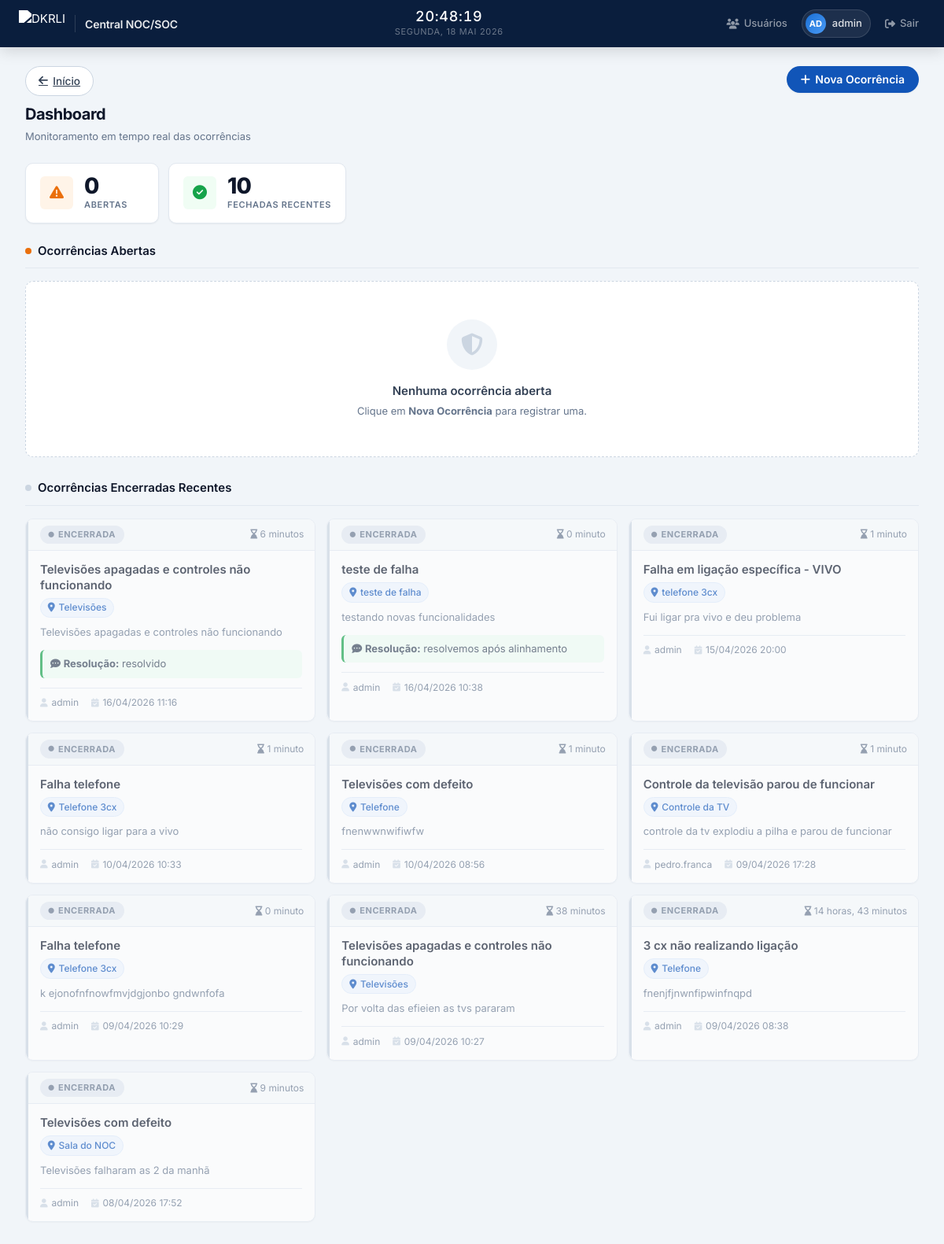
The page /dashboard/ (signed in) on the database its author committed.
### ocorrencias/models.py (models this page shows, shortened)
class Ocorrencia(models.Model):
    STATUS_CHOICES = [
        ('aberta', 'Aberta'),
        ('fechada', 'Fechada'),
    ]
    titulo = models.CharField(max_length=200, verbose_name='Título')
    descricao = models.TextField(verbose_name='Descrição')
    local = models.CharField(max_length=200, verbose_name='Local')
    status = models.CharField(max_length=10, choices=STATUS_CHOICES, default='aberta', verbose_name='Status')
    criado_por = models.ForeignKey(User, on_delete=models.CASCADE, verbose_name='Registrado por')
    criado_em = models.DateTimeField(auto_now_add=True, verbose_name='Criado em')
    ultima_confirmacao = models.DateTimeField(auto_now_add=True, verbose_name='Última confirmação')
    fechado_em = models.DateTimeField(null=True, blank=True, verbose_name='Fechado em')
    comentario_fechamento = models.TextField(null=True, blank=True, verbose_name='Comentário de fechamento')
    class Meta:
        verbose_name = 'Ocorrência'
        verbose_name_plural = 'Ocorrências'
        ordering = ['-criado_em']

### ocorrencias/views.py (the view)
# urls.py: path('dashboard/', views.dashboard, name='dashboard'),
@login_required
def dashboard(request):
    if _get_profile(request.user).must_change_password:
        return redirect('change_password')
    ocorrencias_abertas = Ocorrencia.objects.filter(status='aberta').order_by('-criado_em')
    ocorrencias_fechadas = Ocorrencia.objects.filter(status='fechada').order_by('-fechado_em')[:20]
    return render(request, 'dashboard.html', {
        'ocorrencias_abertas': ocorrencias_abertas,
        'ocorrencias_fechadas': ocorrencias_fechadas,
    })

### ocorrencias/views.py (called while the page is built)
def _get_profile(user):
    profile, _ = UserProfile.objects.get_or_create(user=user)
    return profile

### templates/dashboard.html (shortened to what this page needs)
{% extends 'base.html' %}
{% load static %}
{% block content %}
<div class="dashboard-header">
    <div>
        <a href="{% url 'home' %}" class="btn-ghost" style="margin-bottom:.5rem;display:inline-flex;align-items:center;gap:.4rem;font-size:.85rem;">
            <i class="fa fa-arrow-left"></i> Início
        </a>
        <h2 class="page-title">Dashboard</h2>
        <p class="page-subtitle">Monitoramento em tempo real das ocorrências</p>
    </div>
    <button class="btn-primary" onclick="openModal()">
        <i class="fa fa-plus"></i> Nova Ocorrência
    </button>
</div>
<div class="stats-strip">
    <div class="stat-tile tile-open">
        <div class="stat-tile-icon"><i class="fa fa-triangle-exclamation"></i></div>
        <div class="stat-tile-body">
            <span class="stat-tile-num" id="count-abertas">{{ ocorrencias_abertas.count }}</span>
            <span class="stat-tile-lbl">Abertas</span>
        </div>
    </div>
    <div class="stat-tile tile-closed">
        <div class="stat-tile-icon"><i class="fa fa-circle-check"></i></div>
        <div class="stat-tile-body">
            <span class="stat-tile-num">{{ ocorrencias_fechadas.count }}</span>
            <span class="stat-tile-lbl">Fechadas Recentes</span>
        </div>
    </div>
</div>
<section class="section">
    <div class="section-head">
        <span class="pulse-dot"></span>
        <h3 class="section-head-title">Ocorrências Abertas</h3>
    </div>
    {% if ocorrencias_abertas %}
    <div class="cards-grid" id="cards-abertas">
        {% for o in ocorrencias_abertas %}
        <div class="occ-card occ-open" id="card-{{ o.id }}" data-id="{{ o.id }}"
             data-criado="{{ o.criado_em.isoformat }}">
            <div class="occ-card-top">
                <span class="status-chip chip-open">
                    <i class="fa fa-circle" style="font-size:.45rem"></i> Aberta
                </span>
                <span class="occ-timer" id="timer-{{ o.id }}">
                    <i class="fa fa-clock"></i> --:--:--
                </span>
            </div>
            <div class="occ-card-body">
                <h4 class="occ-title">{{ o.titulo }}</h4>
                <span class="occ-location">
                    <i class="fa fa-location-dot"></i> {{ o.local }}
                </span>
                <p class="occ-desc">{{ o.descricao }}</p>
                <div class="occ-meta">
                    <span><i class="fa fa-user"></i> {{ o.criado_por.username }}</span>
                    <span><i class="fa fa-calendar"></i> {{ o.criado_em|date:"d/m/Y H:i" }}</span>
                </div>
            </div>
            <div class="occ-card-foot">
                <button class="btn-close-occ" onclick="fecharOcorrencia({{ o.id }})">
                    <i class="fa fa-circle-xmark"></i> Encerrar ocorrência
                </button>
            </div>
        </div>
        {% endfor %}
    </div>
    {% else %}
    <div class="empty-box">
        <div class="empty-box-icon"><i class="fa fa-shield-halved"></i></div>
        <p class="empty-box-title">Nenhuma ocorrência aberta</p>
        <p class="empty-box-sub">Clique em <strong>Nova Ocorrência</strong> para registrar uma.</p>
    </div>
    {% endif %}
</section>
{% if ocorrencias_fechadas %}
<section class="section">
    <div class="section-head">
        <span class="gray-dot"></span>
        <h3 class="section-head-title">Ocorrências Encerradas Recentes</h3>
    </div>
    <div class="cards-grid">
        {% for o in ocorrencias_fechadas %}
        <div class="occ-card occ-closed">
            <div class="occ-card-top">
                <span class="status-chip chip-closed">
                    <i class="fa fa-circle" style="font-size:.45rem"></i> Encerrada
                </span>
                {% if o.fechado_em %}
                <span class="occ-duration">
                    <i class="fa fa-hourglass-end"></i>
                    {{ o.criado_em|timesince:o.fechado_em }}
                </span>
                {% endif %}
            </div>
            <div class="occ-card-body">
                <h4 class="occ-title">{{ o.titulo }}</h4>
                <span class="occ-location">
                    <i class="fa fa-location-dot"></i> {{ o.local }}
                </span>
                <p class="occ-desc">{{ o.descricao }}</p>
                {% if o.comentario_fechamento %}
                <div class="occ-resolution">
                    <i class="fa fa-comment-dots"></i> <strong>Resolução:</strong> {{ o.comentario_fechamento }}
                </div>
                {% endif %}
                <div class="occ-meta">
                    <span><i class="fa fa-user"></i> {{ o.criado_por.username }}</span>
                    <span><i class="fa fa-calendar-check"></i> {{ o.fechado_em|date:"d/m/Y H:i" }}</span>
                </div>
            </div>
        </div>
        {% endfor %}
    </div>
</section>
{% endif %}
{% endblock %}

### templates/base.html (shortened to what this page needs)
<!DOCTYPE html>
<html lang="pt-BR">
<head>
    <link rel="stylesheet" href="https://cdnjs.cloudflare.com/ajax/libs/font-awesome/6.5.0/css/all.min.css">
    {% load static %}
    <link rel="stylesheet" href="{% static 'css/style.css' %}">
</head>
<body class="dashboard-body">
    {% if user.is_authenticated %}
    <nav class="navbar">
        <div class="navbar-brand">
            <img src="https://i.postimg.cc/hGCydSSw/Logo-DKRLI.png" alt="DKRLI" class="navbar-logo">
            <span class="navbar-app-name">Central NOC/SOC</span>
        </div>
        <div class="navbar-clock">
            <span class="clock-time" id="live-clock">--:--:--</span>
            <span class="clock-date" id="live-date">---</span>
        </div>
        <div class="navbar-right">
            {% if user.is_superuser %}
            <a href="{% url 'usuarios' %}" class="btn-logout">
                <i class="fa fa-users"></i> Usuários
            </a>
            {% endif %}
            <div class="user-pill">
                <div class="user-avatar">{{ user.username|slice:":2" }}</div>
                <span class="user-name">{{ user.username }}</span>
            </div>
            <a href="{% url 'logout' %}" class="btn-logout">
                <i class="fa fa-right-from-bracket"></i> Sair
            </a>
        </div>
    </nav>
    {% endif %}
    <main class="main-content">
        {% block content %}{% endblock %}
    </main>
</body>
</html>

### templates/base.html (style rules this page uses)
.navbar { animation: fadeInDown 0.6s cubic-bezier(0.4, 0, 0.2, 1) !important; transition: all 0.3s ease !important; }
.navbar-clock { animation: fadeInDown 0.6s 0.1s cubic-bezier(0.4, 0, 0.2, 1) backwards !important; transition: all 0.3s ease !important; }
.clock-time { transition: all 0.3s ease !important; }
.btn-logout { position: relative !important; overflow: hidden !important; transition: all 0.3s cubic-bezier(0.4, 0, 0.2, 1) !important; }
.btn-logout::before { content: '' !important; position: absolute !important; top: 50% !important; left: 50% !important; width: 0 !important; height: 0 !important; border-radius: 50% !important; background: rgba(255, 255, 255, 0.3) !important; transform: translate(-50%, -50%) !important; transition: width 0.6s, height 0.6s !important; }
.user-pill { animation: slideInLeft 0.5s 0.2s cubic-bezier(0.4, 0, 0.2, 1) backwards !important; transition: all 0.3s cubic-bezier(0.4, 0, 0.2, 1) !important; }
.user-avatar { transition: all 0.3s cubic-bezier(0.4, 0, 0.2, 1) !important; }
.main-content { animation: fadeInUp 0.6s 0.2s cubic-bezier(0.4, 0, 0.2, 1) backwards !important; }
button, .btn, .button, input[type="submit"] { position: relative !important; overflow: hidden !important; transition: all 0.3s cubic-bezier(0.4, 0, 0.2, 1) !important; }
button::after, .btn::after, .button::after, input[type="submit"]::after { content: '' !important; position: absolute !important; top: 50% !important; left: 50% !important; width: 0 !important; height: 0 !important; border-radius: 50% !important; background: rgba(255, 255, 255, 0.5) !important; transform: translate(-50%, -50%) !important; transition: width 0.6s, height 0.6s !important; }
.fa, .fas, .far { transition: all 0.3s cubic-bezier(0.4, 0, 0.2, 1) !important; }
.dashboard-body { cursor: default; }
a, button, .btn, .clickable { cursor: pointer; transition: all 0.2s ease; }

### rows shown on the page
Ocorrencia: criado_em "6 minutos", titulo "Televisões apagadas e controles não funcionando", local "Televisões", descricao "Televisões apagadas e controles não funcionando", comentario_fechamento "resolvido", criado_por.username "admin", fechado_em "16/04/2026 11:16"
Ocorrencia: criado_em "0 minuto", titulo "teste de falha", local "teste de falha", descricao "testando novas funcionalidades", comentario_fechamento "resolvemos após alinhamento", criado_por.username "admin", fechado_em "16/04/2026 10:38"
Ocorrencia: criado_em "1 minuto", titulo "Falha em ligação específica - VIVO", local "telefone 3cx", descricao "Fui ligar pra vivo e deu problema", criado_por.username "admin", fechado_em "15/04/2026 20:00"
Ocorrencia: criado_em "1 minuto", titulo "Falha telefone", local "Telefone 3cx", descricao "não consigo ligar para a vivo", criado_por.username "admin", fechado_em "10/04/2026 10:33"
Ocorrencia: criado_em "1 minuto", titulo "Televisões com defeito", local "Telefone", descricao "fnenwwnwifiwfw", criado_por.username "admin", fechado_em "10/04/2026 08:56"
Ocorrencia: criado_em "1 minuto", titulo "Controle da televisão parou de funcionar", local "Controle da TV", descricao "controle da tv explodiu a pilha e parou de funcionar", criado_por.username "pedro.franca", fechado_em "09/04/2026 17:28"
Ocorrencia: criado_em "0 minuto", titulo "Falha telefone", local "Telefone 3cx", descricao "k ejonofnfnowfmvjdgjonbo gndwnfofa", criado_por.username "admin", fechado_em "09/04/2026 10:29"
Ocorrencia: criado_em "38 minutos", titulo "Televisões apagadas e controles não funcionando", local "Televisões", descricao "Por volta das efieien as tvs pararam", criado_por.username "admin", fechado_em "09/04/2026 10:27"
Ocorrencia: criado_em "14 horas, 43 minutos", titulo "3 cx não realizando ligação", local "Telefone", descricao "fnenjfjnwnfipwinfnqpd", criado_por.username "admin", fechado_em "09/04/2026 08:38"
Ocorrencia: criado_em "9 minutos", titulo "Televisões com defeito", local "Sala do NOC", descricao "Televisões falharam as 2 da manhã", criado_por.username "admin", fechado_em "08/04/2026 17:52"

### other values the page prints
{{ user.username|slice:":2" }} "AD"
{{ user.username }} "admin"
{{ ocorrencias_abertas.count }} "0"
{{ ocorrencias_fechadas.count }} "10"
